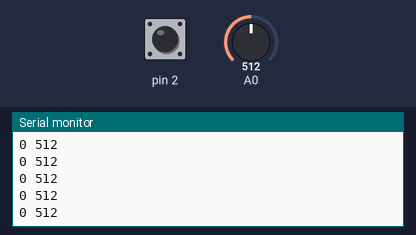
The sketch below on a simulated Arduino Uno, built with avr-gcc and run on an emulated ATmega328P. Parts: the last lines printed to the serial monitor. The inputs (shaded band) are chosen by the test bench; at power-on: A0 = 512, pin 2 LOW.

Above: at 1.2 s.
1.3 s: A0 set to 716
At 1.56 s:
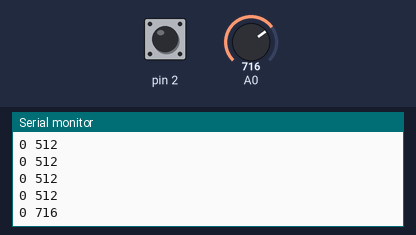
2.8 s: pin 2 pulled HIGH for 0.25 s
At 2.96 s:
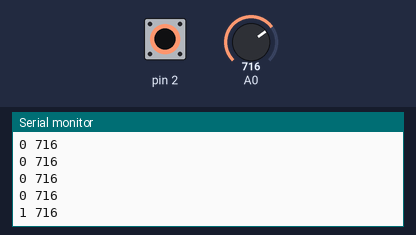
4.5 s: A0 set to 900
At 4.56 s:
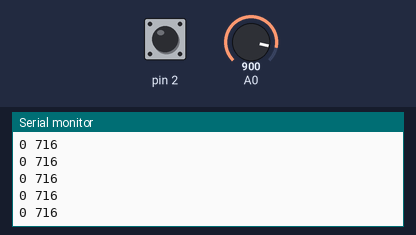
6.0 s: pin 2 pulled HIGH for 1 s
At 6.17 s:
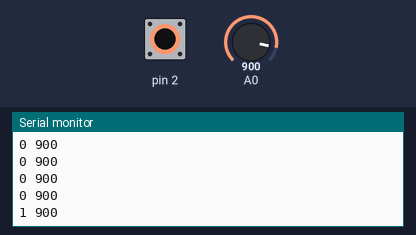
Timing chart, 0 to 9.0 s (numbered marks = the images above; inputs shaded):
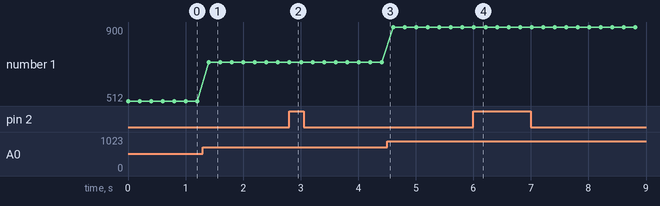

Measured:
- after the input at 1.3 s, the serial monitor: prints a new line after 0.10 s (image 1)
- after the input at 2.8 s, the serial monitor: prints a new line at once (image 2)
- after the input at 6.0 s, the serial monitor: prints a new line at once (image 4)
- plotted number 1: 512 → 716 after the input at 1.3 s, 716 → 900 after the input at 4.5 s

The sketch:

sketch_jun27a_bp.ino
```cpp
void setup() {
  Serial.begin(9600);
  pinMode(2, INPUT); // O INPUT_PULLUP si no usas resistencia
}

void loop() {
  int boton = digitalRead(2);      // 0 o 1
  int perilla = analogRead(A0);    // 0 a 1023

  Serial.print(boton);
  Serial.print(" ");
  Serial.println(perilla);         // Línea como: 1,654

  delay(200);
}
```
